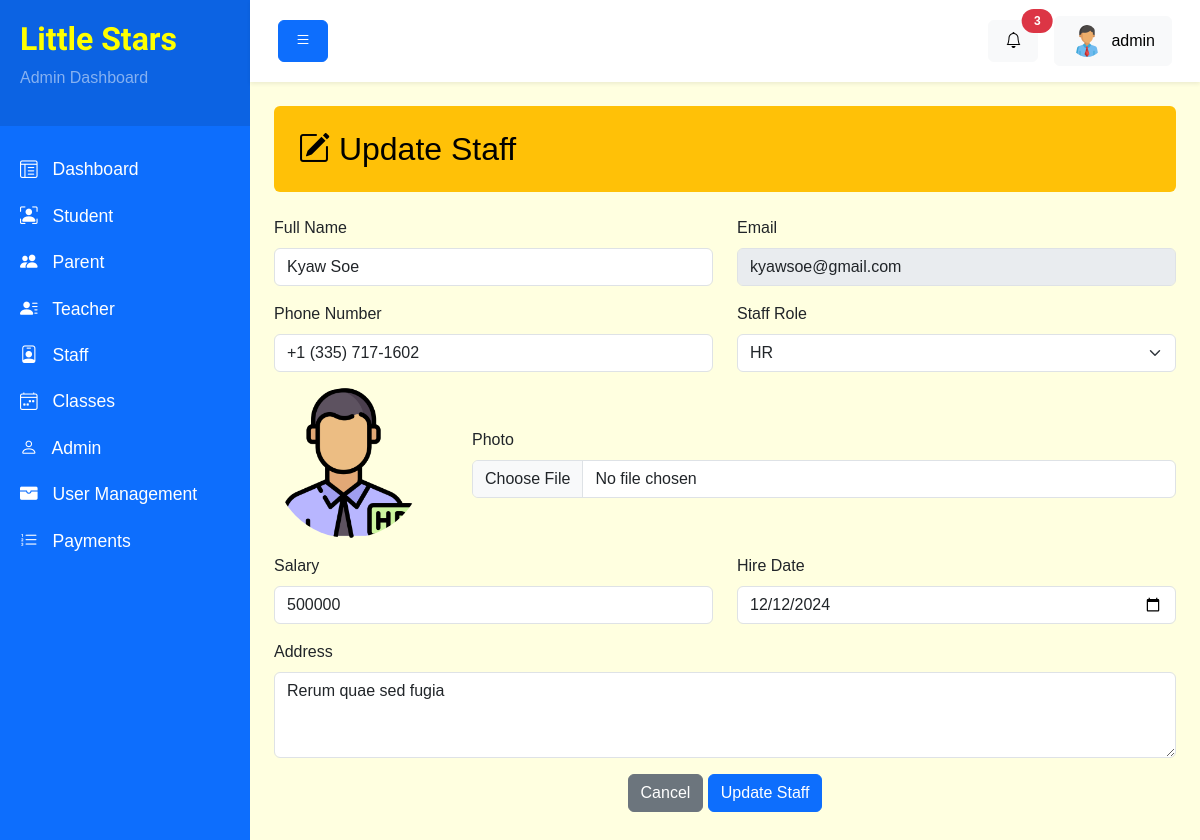
The app's page /backend/staff-edit.php?id=13 (signed in) with its own data.
### tables this page shows
CREATE TABLE `Staff` (
  `staff_id` int NOT NULL,
  `user_id` int NOT NULL,
  `name` varchar(50) NOT NULL,
  `photo` varchar(255) DEFAULT NULL,
  `phone` varchar(50) NOT NULL,
  `staff_role` enum('HR','Accountant','Driver','Cleaner') NOT NULL,
  `hire_date` date NOT NULL,
  `salary` int NOT NULL,
  `address` text
);

CREATE TABLE `Users` (
  `user_id` int NOT NULL,
  `email` varchar(100) NOT NULL,
  `password` varchar(255) NOT NULL,
  `role` enum('Teacher','Staff','Parent','Admin') NOT NULL,
  `status` enum('active','suspend','pending') NOT NULL DEFAULT 'active',
  `created_at` timestamp NULL DEFAULT CURRENT_TIMESTAMP,
  `updated_at` timestamp NOT NULL DEFAULT CURRENT_TIMESTAMP
);

### backend/staff-edit.php (the view, shortened to what this page needs)
<?php include '../database/db.php'; ?>
<?php include 'layouts/header.php'; ?>
<?php
    if(isset($_GET['id'])) {
        $staff_id = filter_var($_GET['id'], FILTER_SANITIZE_NUMBER_INT);
        $staff_id = trim($staff_id);
        $get_staff_query = "SELECT *, Staff.staff_role AS staff_role FROM Staff LEFT JOIN Users ON Staff.user_id = Users.user_id WHERE staff_id = :staff_id";
        $statement = $pdo->prepare($get_staff_query);
        $statement->bindParam(":staff_id", $staff_id, PDO::PARAM_INT);
        $statement->execute();
        $staff = $statement->fetch(PDO::FETCH_ASSOC);
    }
?>
    <div class="wrapper">
        <?php include 'components/sidebar.php'; ?>
        <div id="content">
            <?php include 'components/top-nav.php'; ?>
            <div class="container-fluid p-4">
            <div class="bg-warning text-black p-4 rounded  d-flex justify-content-between align-items-center mb-4">
                    <h2 class="mb-0"><i class="bi bi-pencil-square"></i> Update Staff</h2>
                </div>
                <form action="staff-edit.php?id=<?= $staff['staff_id'] ?>" method="POST" enctype="multipart/form-data" >
                        <div class="modal-body">
                                <div class="row">
                                    <div class="col-lg-6 mb-3">
                                        <label class="form-label">Full Name</label>
                                        <input type="text" name="name" class="form-control" value="<?= $staff['name'] ?>" required>
                                    </div>
                                    <div class="col-lg-6 mb-3">
                                        <label class="form-label">Email</label>
                                        <input type="email" class="form-control" value="<?= $staff['email'] ?>" disabled>
                                    </div>
                                </div>
                                <div class="row">
                                    <div class="col-lg-6 mb-3">
                                        <label class="form-label">Phone Number</label>
                                        <input type="tel" name="phone" class="form-control" value="<?= $staff['phone'] ?>" required>
                                    </div>
                                    <div class="col-lg-6 mb-3">
                                        <label class="form-label">Staff Role</label>
                                        <select class="form-select" name="staff-role" id="staff-role" required>
                                            <?php
                                                $staff_roles = ['HR', 'Accountant', 'Driver', 'Cleaner'];
                                            ?>
                                            <?php foreach($staff_roles as $staff_role) : ?>
                                                <option
                                                <?php if ($staff['staff_role'] == $staff_role) : ?> selected <?php endif; ?>
                                                value="<?= $staff_role; ?>"><?= $staff_role; ?></option>
                                            <?php endforeach; ?>
                                        </select>
                                    </div>
                                </div>
                                <div class="row">
                                    <div class="col-lg-12 mb-3 d-flex align-items-center justify-content-center">
                                        <div id="preview-image"><img src="<?= $staff['photo'] ? 'uploads/' . $staff['photo'] : 'https://placehold.co/150' ?>" class="rounded-circle" style="max-width: 150px; height: auto" alt="Staff"></div>
                                        <div class="w-100 ps-5">
                                            <label class="form-label" for="photo">Photo</label>
                                            <input accept="image/jpeg, image/png, image/jpg" type="file" name="photo" class="form-control" id="photo">
                                        </div>
                                    </div>
                                </div>
                                <div class="row">
                                    <div class="col-lg-6 mb-3">
                                        <label class="form-label">Salary</label>
                                        <input type="number" name="salary" class="form-control" value="<?= $staff['salary'] ?>" required>
                                    </div>
                                    <div class="col-lg-6 mb-3">
                                        <label class="form-label">Hire Date</label>
                                        <input type="date" name="hiredate" class="form-control" value="<?= $staff['hire_date'] ?>" required>
                                    </div>
                                </div>
                                <div class="row">
                                    <div class="col-lg-12 mb-3">
                                        <label class="form-label">Address</label>
                                        <textarea class="form-control" name="address" rows="3" required><?= $staff['address'] ?></textarea>
                                    </div>
                                </div>
                                <div class="row">
                                    <div class="col-lg-8 offset-lg-2 mb-3 text-center">
                                        <a href="staff.php" class="btn btn-secondary">Cancel</a>
                                        <button type="submit" name="update_staff" class="btn btn-primary">Update Staff</button>
                                    </div>
                                </div>
                        </div>
                </form>
            </div>
        </div>
    </div>
<?php include 'layouts/footer.php'; ?>

### backend/css/style.css (style rules this page uses)
body { background: #f8f9fa; font-family: "Arial", sans-serif; }
.wrapper { display: flex; width: 100%; }
#content { width: 100%; min-height: 100vh; }

### backend/layouts/header.php (style rules this page uses)
body { background-color: lightyellow !important; }

### records on screen
staff: name "Kyaw Soe", user.email "kyawsoe@gmail.com", phone "+1 (335) 717-1602", staff-role "HR", photo (picture), salary "500000", hiredate "12/12/2024", address "Rerum quae sed fugia"

### other values on screen
$item['name'] "Dashboard"
$item['name'] "Student"
$item['name'] "Parent"
$item['name'] "Teacher"
$item['name'] "Staff"
$item['name'] "Classes"
$item['name'] "Admin"
$item['name'] "User Management"
$item['name'] "Payments"
$_SESSION['admin_user']['name'] "admin"
